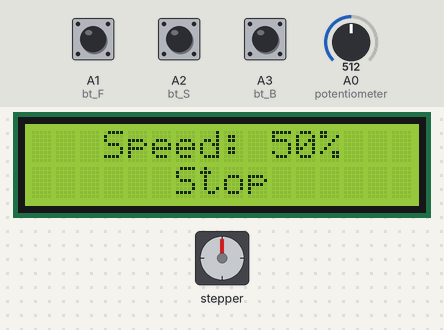
This sketch was run on a simulated Arduino Uno, built with avr-gcc and run on an emulated ATmega328P. Parts: stepper motor, 16×2 character LCD. Wiring (inferred from the names in the program): stepper motor (2048 steps per turn assumed): coils pin 11, pin 10, pin 9, pin 8. The test bench sets the inputs (shaded band); at power-on: A3 (bt_B) HIGH, A1 (bt_F) HIGH, A0 (potentiometer) = 512, A2 (bt_S) HIGH.

Above: at 3.2 s.
3.3 s: A3 (bt_B) pulled LOW for 0.15 s
At 3.49 s:
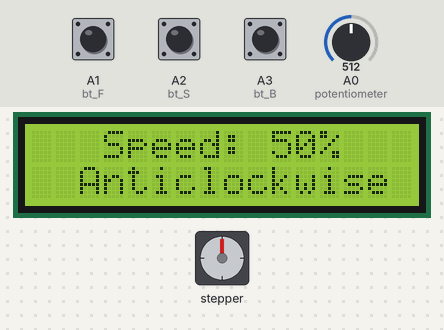
5.8 s: A1 (bt_F) pulled LOW for 0.15 s
At 6.55 s:
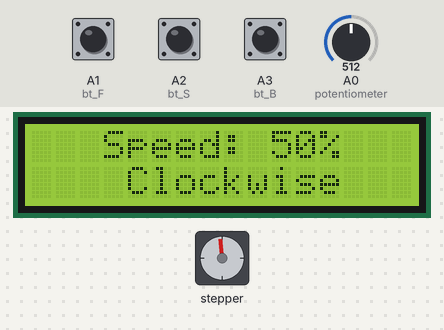
8.2 s: A0 (potentiometer) set to 900
At 8.4 s:
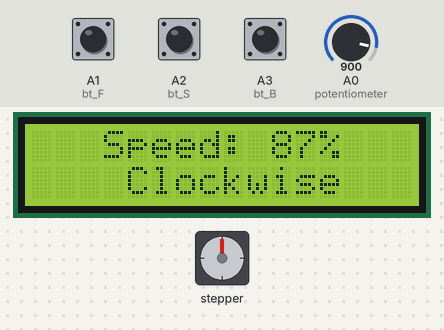
11.2 s: A2 (bt_S) pulled LOW for 0.15 s
At 12.4 s:
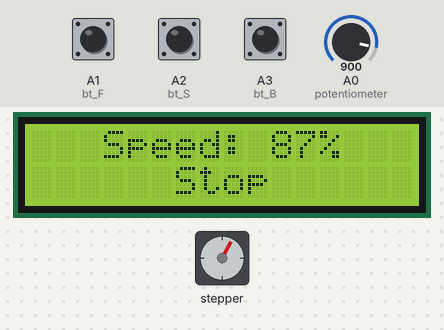
12.8 s: A3 (bt_B) pulled LOW for 1 s
At 12.98 s:
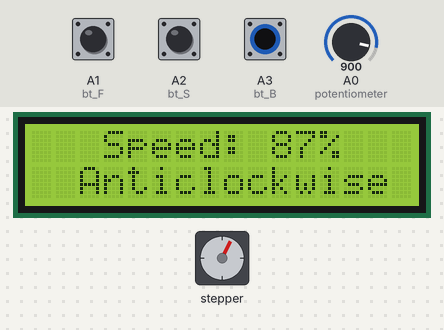
15.3 s: A0 (potentiometer) set to 1023
At 15.89 s:
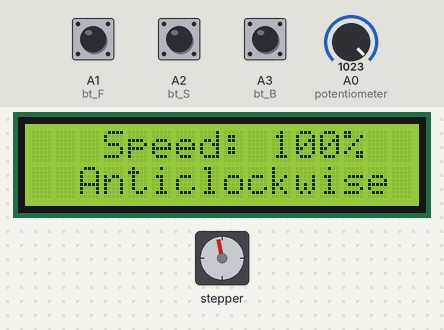
Timing chart, 0 to 21.2 s (numbered marks = the images above; inputs shaded):
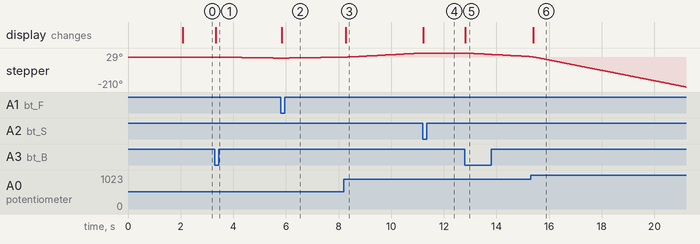

The sketch:

Stepper_Motor.ino
```cpp
#include <LiquidCrystal.h>
LiquidCrystal lcd(2, 3, 4, 5, 6, 7);

#define potentiometer  A0  //10k Variable Resistor
#define bt_F A1 // Clockwise Button
#define bt_S A2 // Stop Button
#define bt_B A3 // Anticlockwise Button

#define in1 11 //Motor  L298 Pin in1
#define in2 10 //Motor  L298 Pin in2
#define in3 9  //Motor  L298 Pin in3
#define in4 8  //Motor  L298 Pin in4

int read_ADC;
int Speed_LCD;
int Speed;
int Step;
int Mode=0;

void setup() { // put your setup code here, to run once

pinMode(potentiometer, INPUT); // declare potentiometer as input

pinMode(bt_F, INPUT_PULLUP); // declare bt_F as input
pinMode(bt_S, INPUT_PULLUP); // declare bt_S as input
pinMode(bt_B, INPUT_PULLUP); // declare bt_B as input

pinMode(in1, OUTPUT); // declare as output for L298 Pin in1
pinMode(in2, OUTPUT); // declare as output for L298 Pin in2
pinMode(in3, OUTPUT); // declare as output for L298 Pin in3
pinMode(in4, OUTPUT); // declare as output for L298 Pin in4

lcd.begin(16,2);
lcd.setCursor(1,0);
lcd.print(" STTPER MOTOR ");
lcd.setCursor(2,1);
lcd.print("MADE BY YAHYA");
delay(2000); // Waiting for a while
lcd.clear();
}

void loop() {

read_ADC = analogRead(potentiometer); // read analogue to digital value 0 to 1023
Speed = map(read_ADC, 0, 1023, 100, 0);
Speed_LCD = map(read_ADC, 0, 1023, 0, 100);


lcd.setCursor(0,0);
lcd.print("   Speed: ");
lcd.print(Speed_LCD);
lcd.print("%  ");

if(digitalRead (bt_F) == 0){Mode = 1;} //For Clockwise
if(digitalRead (bt_S) == 0){Mode = 0;} //For Stop
if(digitalRead (bt_B) == 0){Mode = 2;} //For Anticlockwise

lcd.setCursor(0,1);

if(Mode==0){ lcd.print("      Stop      ");}
if(Mode==1){ lcd.print("    Clockwise   ");}
if(Mode==2){ lcd.print("  Anticlockwise ");}

if(Speed_LCD>0){
if(Mode==1){
Step = Step+1;
if(Step>3){Step=0;}
call_Step(Step);// Stepper motor rotates CW (Clockwise)
}

if(Mode==2){
Step = Step-1;
if(Step<0){Step=3;}
call_Step(Step);// Stepper motor rotates CCW (Anticlockwise)
}

delay(Speed);
}


}

//The sequence of control signals for 4 control wires is as follows:
//Step C0 C1 C2 C3
//  1  1  0  1  0
//  2  0  1  1  0
//  3  0  1  0  1
//  4  1  0  0  1

void call_Step(int i){
    switch (i) {
      case 0:  // 1010
        digitalWrite(in1, HIGH);
        digitalWrite(in2, LOW);
        digitalWrite(in3, HIGH);
        digitalWrite(in4, LOW);
      break;
      case 1:  // 0110
        digitalWrite(in1, LOW);
        digitalWrite(in2, HIGH);
        digitalWrite(in3, HIGH);
        digitalWrite(in4, LOW);
      break;
      case 2:  //0101
        digitalWrite(in1, LOW);
        digitalWrite(in2, HIGH);
        digitalWrite(in3, LOW);
        digitalWrite(in4, HIGH);
      break;
      case 3:  //1001
        digitalWrite(in1, HIGH);
        digitalWrite(in2, LOW);
        digitalWrite(in3, LOW);
        digitalWrite(in4, HIGH);
      break;
    }
  }
```

Measured:
- after the input at 3.3 s, stepper: keeps turning counter-clockwise at about 4°/s, starting after 0.36 s; the display: changes at once (image 1)
- after the input at 5.8 s, the display: changes at once (image 2)
- after the input at 8.2 s, the display: changes after 0.08 s (image 3)
- after the input at 11.2 s, stepper: stops changing and stays 29°; the display: changes at once (image 4)
- after the input at 12.8 s, stepper: keeps turning counter-clockwise at about 10°/s, starting at once; the display: changes at once (image 5)
- after the input at 15.3 s, the display: changes after 0.10 s (image 6)
